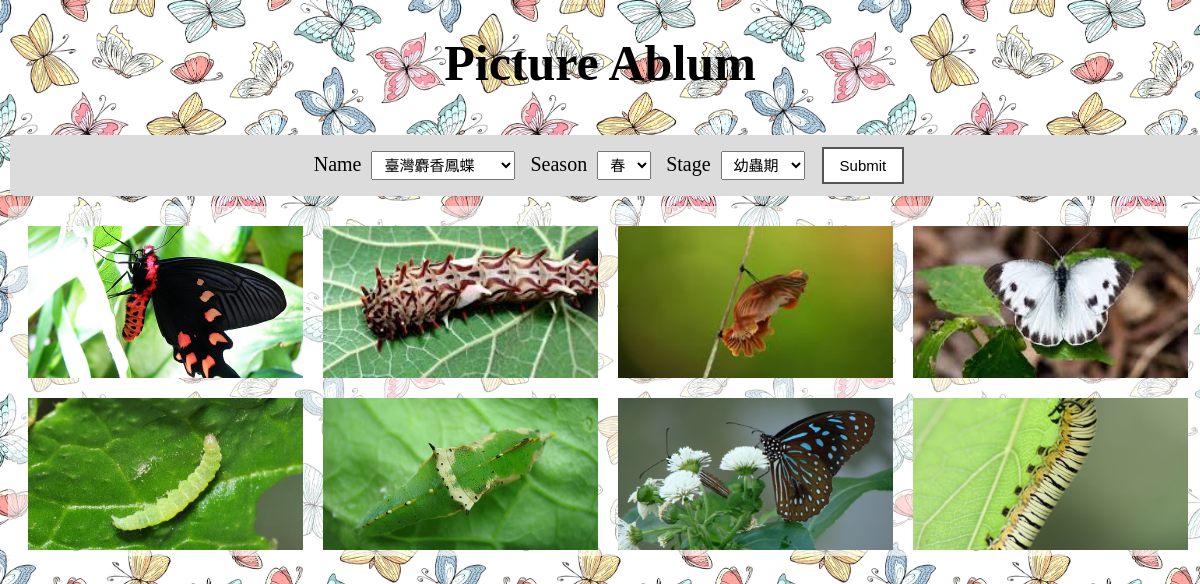
The page /view.php on the database its author committed.
### tables this page shows
CREATE TABLE `butterfly` (
  `id` int(11) NOT NULL,
  `name` text NOT NULL,
  `nickname` text NOT NULL,
  `field` text NOT NULL,
  `gender` varchar(2) NOT NULL,
  `stage` text NOT NULL,
  `season` text NOT NULL,
  `description` text NOT NULL
);

### model.php (called while the page is built, shortened)
<?php
require("dbconnect.php");
function getButterflyList() {
    global $conn;
	$sql = "SELECT * FROM `butterfly`";
	return mysqli_query($conn, $sql);
}
?>

### view.php (the view, shortened to what this page needs)
<!DOCTYPE html PUBLIC "-//W3C//DTD XHTML 1.0 Transitional//EN" "http://www.w3.org/TR/xhtml1/DTD/xhtml1-transitional.dtd">
<html xmlns="http://www.w3.org/1999/xhtml">
<head>
<link type="text/css" rel="stylesheet" href="view.css">
</head>
<body>
<h1>Picture Ablum</h1>
<div id="content">
<div id="search">
<form method='post' action='control.php'>
<td><label>Name<select name='name' value='name'>
<?php
require("model.php");
$results=getButterflyList();
$i=1;
while ($rs=mysqli_fetch_array($results)) {
    if ( ($i%3) == 1) {
        echo "<option>", $rs['name'], "</option>";
    }
    $i++;
}
?>
</select></label></td>
<td><label>Season<select name="season">
        <option>春</option>
</select></label></td>
<td><label>Stage<select name="stage">
        <option>幼蟲期</option>
</select></label></td>
<input type="submit" class="button" value="Submit" />
</form>
</div>
<div id="show">
<?php
$results=getButterflyList();
$i=1;
echo "<table class='pic' >";
while ($rs=mysqli_fetch_array($results)) {
    if ($i%4==1)
        echo "<tr>";
    echo "<td background='image/", $rs['name'], "-", $rs['stage'], ".jpg' class='img'></td>";
    if ($i%4==0)
        echo "</tr>";
    $i++;
}
echo "</table>";
?>
</div>
</div>
</body>
</html>

### view.css (style rules this page uses)
body { font-family: 微軟正黑體; background: url(image/圖片2.png); background-size: 450px; font-size:20px; text-align: center; }
h1 { font-size:50px; }
div { box-sizing: border-box; }
#content { position: relative; margin: 20px auto; width:1200px; }
#search { padding: 8px 16px; text-align: center; text-decoration: none; display: inline-block; margin: 10px 2px; border-radius:5px; background-color: #DCDCDC; width: 100%; }
select { padding: 4px 8px; margin: 4px 10px; font-size: 15px; }
.button { border: none; padding: 8px 16px; text-align: center; text-decoration: none; display: inline-block; font-size: 15px; margin: 4px 2px; //-webkit-transition-duration: 0.4s; //transition-duration: 0.4s; cursor: pointer; background-color: white; color: black; border: 2px solid #555555; }
#show { height: 350px; overflow: scroll; overflow-x: hidden; border-radius:5px; background: linear-gradient(to bottom, rgba(255, 255, 255,0.6), rgba(255, 255, 255,0.6)); }
.pic { border-spacing:20px; }
.img { width: 280px; height: 150px; background-size:300px; background-repeat: no-repeat; background-position:center center; }

### rows shown on the page
butterfly: shows a picture
butterfly: shows a picture
butterfly: shows a picture
butterfly: shows a picture
butterfly: shows a picture
butterfly: shows a picture
butterfly: shows a picture
butterfly: shows a picture

### other values the page prints
form field name "臺灣麝香鳳蝶"
